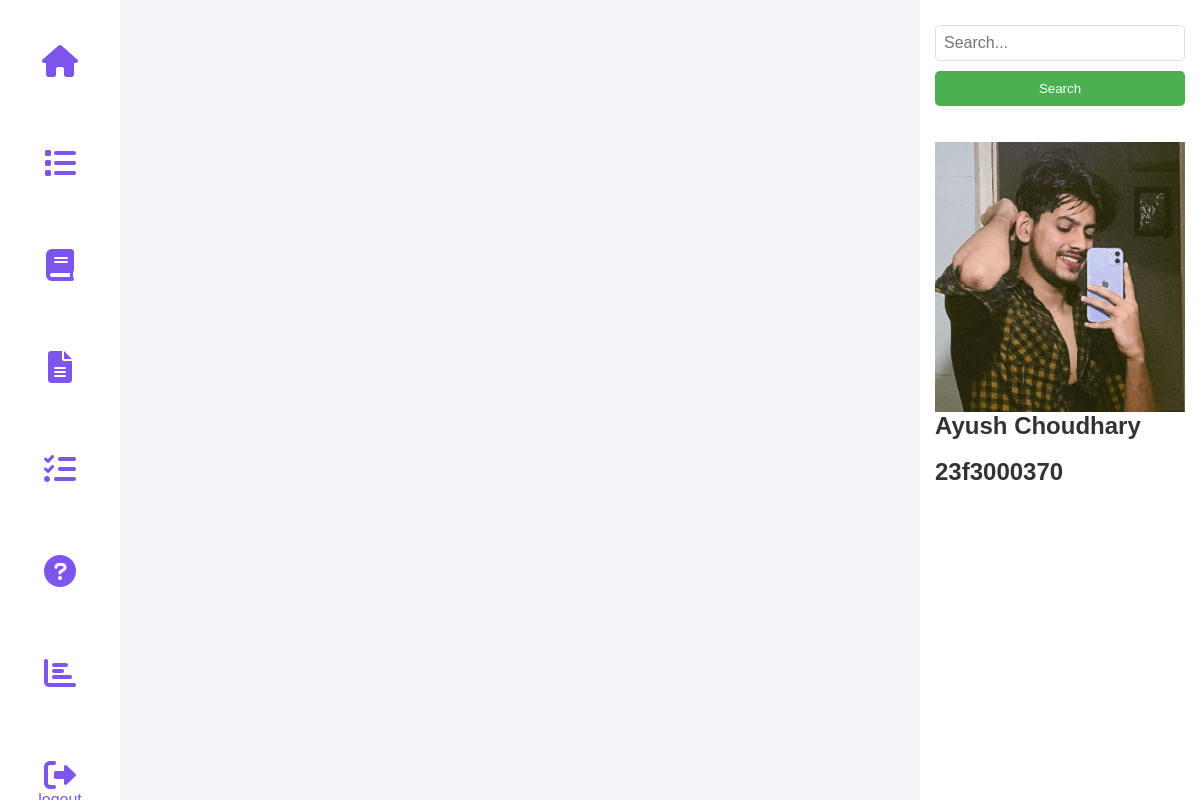
The app's page /admin_dashboard (signed in), older data.
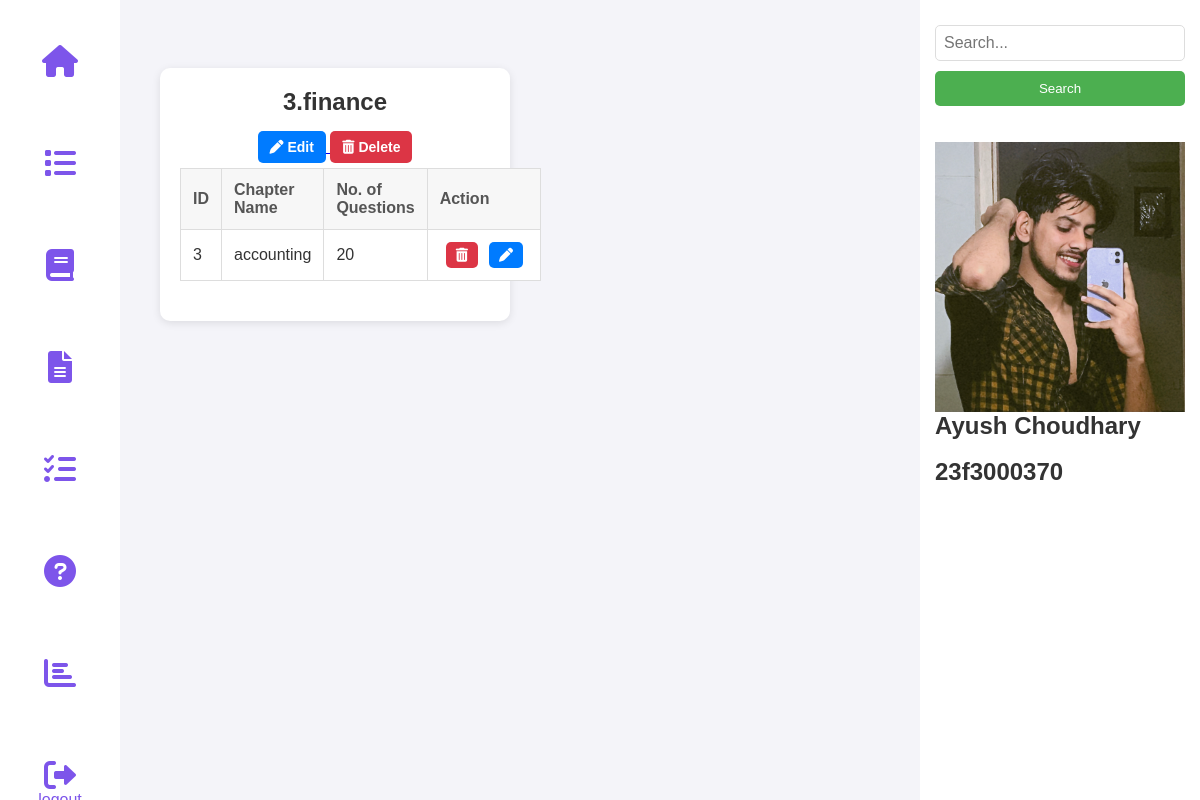
The same page, newer data.
### tables this page shows
CREATE TABLE SUBJECTS(
    id INTEGER PRIMARY KEY AUTOINCREMENT,
    subject_name TEXT NOT NULL
    );

CREATE TABLE CHAPTERS(
    id INTEGER PRIMARY KEY AUTOINCREMENT,
    chapter_name TEXT NOT NULL,
    subject_id INTEGER NOT NULL,
    no_of_question INTEGER NOT NULL,
    FOREIGN KEY(subject_id) REFERENCES SUBJECTS(id) on DELETE CASCADE ON UPDATE CASCADE
    );

### controllers/admin.py (the view)
@admin_bp.route('/admin_dashboard')
def admin_dashboard():
    if 'admin' not in session:
        return redirect(url_for('auth.admin_login'))
    conn = get_db_connection()
    cursor = conn.cursor()
    cursor.execute("SELECT * FROM SUBJECTS")
    subjects = cursor.fetchall()
    cursor.execute("SELECT id, chapter_name, subject_id, no_of_question FROM CHAPTERS")
    chapters = cursor.fetchall()
    conn.close()
    subject_dict = {sub[0]: {"id": sub[0], "name": sub[1], "chapters": []} for sub in subjects}
    for chap in chapters:
        subject_id = chap[2]
        if subject_id in subject_dict:
            subject_dict[subject_id]["chapters"].append({
                "id": chap[0],
                "name": chap[1],
                "no_of_question": chap[3]
            })
    return render_template('admin/admin_dashboard.html', subjects=subject_dict.values())

### models/setup_db.py (called while the page is built)
def get_db_connection():
    try:
        conn = sqlite3.connect(DB_PATH)
        conn.execute("PRAGMA foreign_keys = ON;")
        return conn
    except sqlite3.Error as e:
        print(f"❌ Database connection failed: {e}")
        return None

### templates/admin/admin_dashboard.html (shortened to what this page needs)
<!DOCTYPE html>
<html lang="en">
<head>
  <link rel="stylesheet" href="https://cdnjs.cloudflare.com/ajax/libs/font-awesome/6.0.0/css/all.min.css">
  <link rel="stylesheet" href="{{ url_for('static', filename='admin.css') }}">
</head>
<body>
  <nav class="nav">
    <div class="nav-left">
      <a href="{{ url_for('admin.admin_dashboard') }}"><button class="nav-button"><i
            class="fas fa-home fa-2x"></i></button></a>
      <a href="{{ url_for('admin.view_quiz') }}"><button class="nav-button"><i
            class="fas fa-list fa-2x"></i></button></a>
      <a href="{{ url_for('admin.add_subject') }}"><button class="nav-button"><i
            class="fas fa-book fa-2x"></i></button></a>
      <a href="{{ url_for('admin.add_chapter') }}"><button class="nav-button"><i
            class="fas fa-file-alt fa-2x"></i></button></a>
      <a href="{{ url_for('admin.add_quiz') }}"><button class="nav-button"><i
            class="fas fa-tasks fa-2x"></i></button></a>
      <a href="{{ url_for('admin.add_question') }}"><button class="nav-button"><i
            class="fas fa-question-circle fa-2x"></i></button></a>
      <a href="{{ url_for('admin.admin_summary') }}"><button class="nav-button"><i
            class="fas fa-chart-bar fa-2x"></i></button></a>
      <a href="{{ url_for('auth.logout') }}"><button class="nav-button"><i
            class="fas fa-sign-out-alt fa-2x"></i>logout</button></a>
    </div>
  </nav>
  <nav class="nav2">
    <div class="nav-right">
      <form method="GET" action="{{ url_for('admin.search_admin') }}">
        <input type="text" name="query" class="search-bar" placeholder="Search...">
        <button type="submit" class="search-button">Search</button>
      </form>
      <br><br>
      <img src="{{ url_for('static', filename='ayush.jpeg') }}" alt="Admin Profile" class="profile">
      <h1>Ayush Choudhary</h1>
      <br>
      <h2>23f3000370</h2>
    </div>
  </nav>
  <div class="container2">
    {% for subject in subjects %}
    <div class="quiz-box">
      <h1>{{subject.id}}.{{ subject.name }}</h1>
      <a href="{{ url_for('admin.edit_subject', subject_id=subject.id) }}">
        <button class="edit-btn"><i class="fas fa-pen"></i> Edit</button>
      </a>
      <a href="{{ url_for('admin.delete_subject', subject_id=subject.id) }}" class="delete-button">
        <i class="fas fa-trash-alt"></i> Delete
      </a>
      <table border="1">
        <thead>
          <tr>
            <th>ID</th>
            <th>Chapter Name</th>
            <th>No. of Questions</th>
            <th>Action</th>
          </tr>
        </thead>
        <tbody>
          {% for chapter in subject.chapters %}
          <tr>
            <td>{{ chapter.id }}</td>
            <td>{{ chapter.name }}</td>
            <td>{{ chapter.no_of_question }}</td>
            <td>
              <div class="button-group">
                <br>
                <a href="{{ url_for('admin.delete_chapter', chapter_id=chapter.id) }}" class="delete-button">
                  <i class="fas fa-trash-alt"></i>
                </a>
                <a href="{{ url_for('admin.edit_chapter', chapter_id=chapter.id) }}" class="edit-btn">
                  <i class="fas fa-pen"></i>
                </a>
              </div>
            </td>
          </tr>
          {% else %}
          <tr>
            <td colspan="4">No chapters available</td>
          </tr>
          {% endfor %}
        </tbody>
      </table>
    </div>
    {% endfor %}
  </div>
</body>
</html>

### static/admin.css (style rules this page uses)
* { margin: 0; padding: 0; box-sizing: border-box; }
body { font-family: Arial, sans-serif; background-color: #f4f4f9; color: #333; padding: 0; margin: 0; }
.nav2 { width: 280px; position: fixed; right: 0; top: 0; height: 100vh; background-color: white; display: flex; flex-direction: column; align-items: flex-start; padding: 15px; }
.nav { width: 120px; position: fixed; left: 0; top: 0; height: 100vh; background-color: white; display: flex; flex-direction: column; align-items: flex-start; padding: 15px; }
.nav-left { display: flex; flex-direction: column; width: 100%; }
.nav-right { display: flex; flex-direction: column; width: 100%; }
.nav-button { background-color: white; border: none; color:#7d55ea; text-align: center; padding: 10px; width: 100%; font-size: 16px; cursor: pointer; margin-top: 20px; margin-bottom: 30px; }
.search-bar { width: 100%; padding: 8px; font-size: 16px; border: 1px solid #ddd; border-radius: 5px; margin: 10px 0; }
.search-button { width: 100%; padding: 10px; background-color: #4CAF50; color: white; border: none; border-radius: 5px; cursor: pointer; text-align: center; }
.quiz-box { background-color: white; border-radius: 10px; box-shadow: 0 2px 8px rgba(0, 0, 0, 0.1); padding: 20px; text-align: center; transition: transform 0.3s ease; }
.quiz-box h1 { font-size: 1.5rem; margin-bottom: 15px; color: #333; }
.quiz-box table { width: 100%; border-collapse: collapse; margin-bottom: 20px; }
.quiz-box th, .quiz-box td { padding: 12px; text-align: left; border: 1px solid #ddd; }
.quiz-box th { background-color: #f7f7f7; color: #555; font-weight: bold; }
.quiz-box td { background-color: #fff; color: #333; }
.edit-btn, .delete-button { padding: 8px 12px; border: none; border-radius: 5px; font-size: 14px; font-weight: bold; cursor: pointer; transition: all 0.3s ease; }
.edit-btn { background-color: #007bff; color: white; margin-bottom: 5px; }
.delete-button { background-color: #dc3545; color: white; text-decoration: none; display: inline-block; }
td { text-align: center; }
td .delete-button, td .edit-btn { display: inline-flex; align-items: center; justify-content: center; padding: 6px 10px; border-radius: 5px; text-decoration: none; transition: 0.3s ease; font-size: 14px; gap: 5px; }
.delete-button { background-color: #dc3545; color: white; }
td .delete-button, td .edit-btn { display: inline-flex; margin: 0 5px; }
.container2 { display: grid; grid-template-columns: repeat(auto-fill, minmax(350px, 1fr)); gap: 20px; margin-top: 4%; padding: 20px; margin-left: 140px; margin-right: 300px; }
td .button-group { display: flex; gap: 1px; justify-content: center; }

Row changes from the older to the newer data that the page shows:
added SUBJECTS: id "3", name "finance"
added CHAPTERS: id "3", name "accounting", no_of_question "20"
